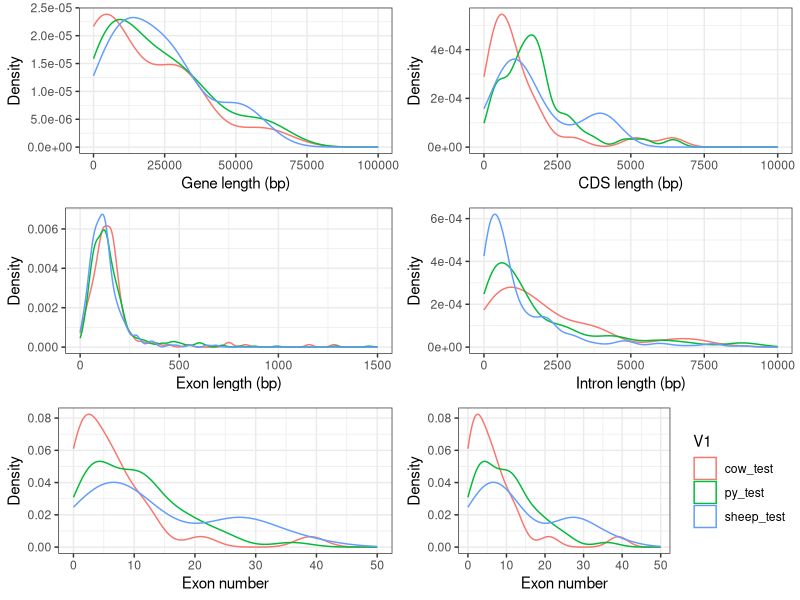

This chart was generated by the following R code:
library(ggplot2)
library(gridExtra)
read_0mRNA = read.table("02.Gene.stat.pl.mRNA.len.txt",header=F)
plot_0mRNA = ggplot(read_0mRNA,aes(V3,col=V1))+geom_density()+xlim(0,100000)+xlab("Gene length (bp)")+ylab("Density")+theme_bw()+theme(legend.position="none")
read_1CDS = read.table("02.Gene.stat.pl.CDS.len.txt",header=F)
plot_1CDS = ggplot(read_1CDS,aes(V3,col=V1))+geom_density()+xlim(0,10000)+xlab("CDS length (bp)")+ylab("Density")+theme_bw()+theme(legend.position="none")
read_2Exon = read.table("02.Gene.stat.pl.Exon.len.txt",header=F)
plot_2Exon = ggplot(read_2Exon,aes(V3,col=V1))+geom_density()+xlim(0,1500)+xlab("Exon length (bp)")+ylab("Density")+theme_bw()+theme(legend.position="none")
read_3Intron = read.table("02.Gene.stat.pl.Intron.len.txt",header=F)
plot_3Intron = ggplot(read_3Intron,aes(V3,col=V1))+geom_density()+xlim(0,10000)+xlab("Intron length (bp)")+ylab("Density")+theme_bw()+theme(legend.position="none")
read_4Exon_num = read.table("02.Gene.stat.pl.Exon.num.txt",header=F)
plot_4Exon_num = ggplot(read_4Exon_num,aes(V3,col=V1))+geom_density()+xlim(0,50)+xlab("Exon number")+ylab("Density")+theme_bw()+theme(legend.position="none")
plot_legend_4Exon_num = ggplot(read_4Exon_num,aes(V3,col=V1))+geom_density()+xlim(0,50)+xlab("Exon number")+ylab("Density")+theme_bw()
pdf(file="03.plot.pl.pdf",width=8,height=10)
grid.arrange(plot_0mRNA,plot_1CDS,plot_2Exon,plot_3Intron,plot_4Exon_num,plot_legend_4Exon_num,ncol=2)
dev.off()
